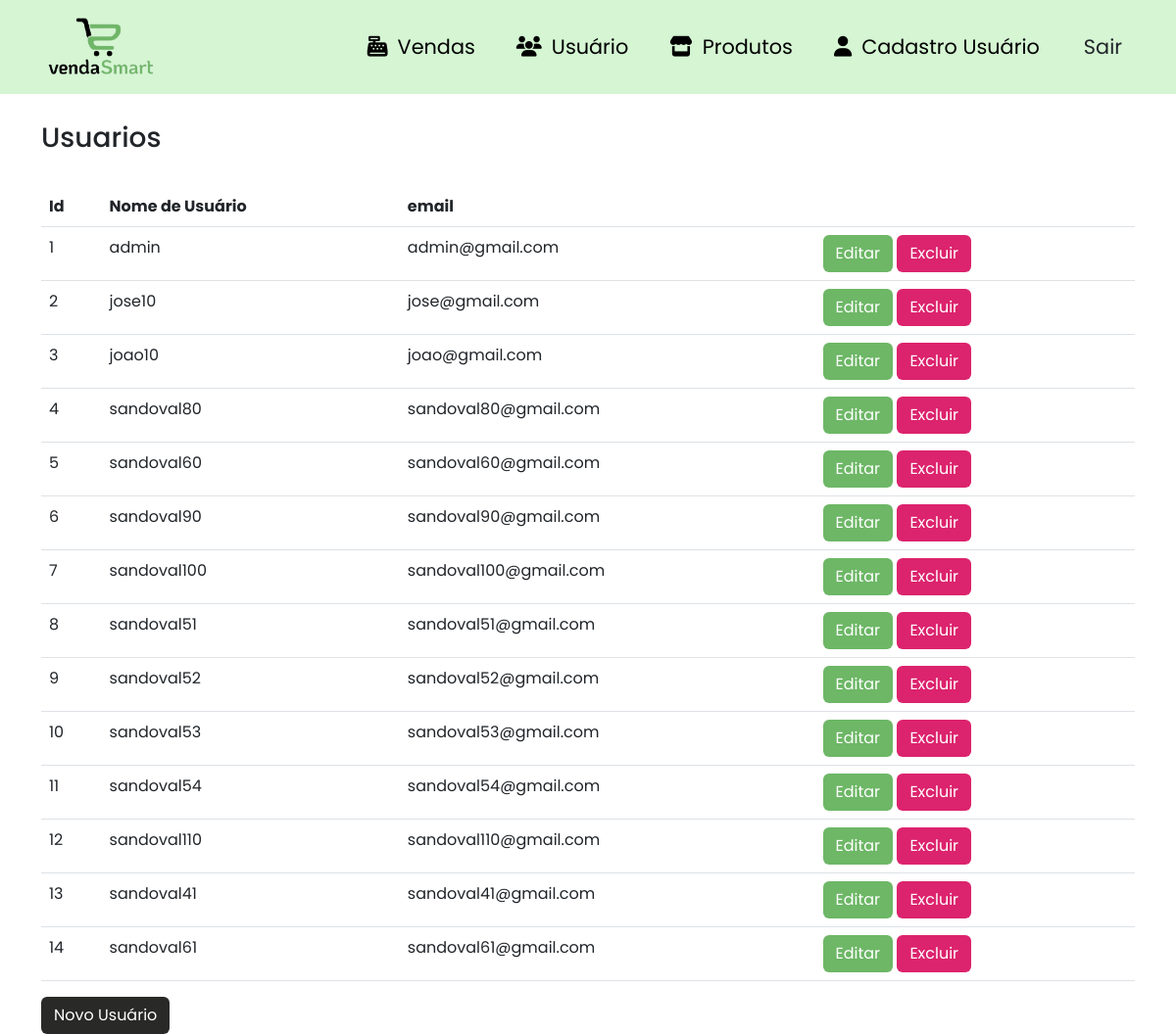
Page /usuarios (signed in) on the earlier database version.
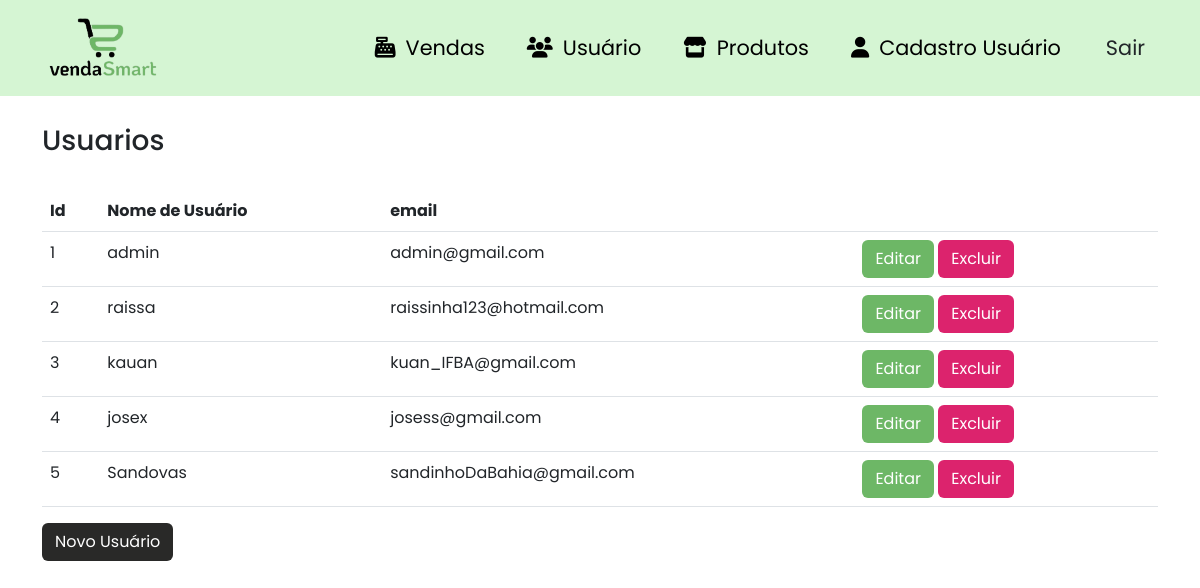
Same page on the later database version.
### site_atividade/models/__init__.py (models this page shows)
class Usuario(database.Model, UserMixin):
    id = database.Column(database.Integer, primary_key=True)
    usuario = database.Column(database.String, nullable=False, unique=True)
    email = database.Column(database.String, nullable=False, unique=True)
    senha = database.Column(database.String, nullable=False)

### site_atividade/routers/__init__.py (the view)
@app.route("/usuarios")
@login_required
def usuarios():
    usuarios = Usuario.query.all()
    form_cadastro_usuario = FormCadastroUsuario()
    return render_template('lista_usuario.html', usuarios=usuarios, form_cadastro_usuario=form_cadastro_usuario)

### site_atividade/models/__init__.py (called while the page is built)
@login_manager.user_loader
def load_usuario(id_usuario):
    return Usuario.query.get(int(id_usuario))

### site_atividade/templates/lista_usuario.html (shortened to what this page needs)
{% extends 'base.html' %}
{% block body %}
        <div class="container theme-showcase" role="main">
            <div class="page-header">
                <br>
                <h3 class="box-title col-md-12">Usuarios</h3>
            </div>
            <br>
            <table class="table table-hover" overflow="scroll">
                <thead>
                    <tr>
                        <th>Id</th>
                        <th>Nome de Usuário</th>
                        <th>email</th>
                        <th> </th>
                    </tr>
                </thead>
                <tbody>
                {% for usuario in usuarios %}
                    <tr data-href="#">
                        </td> <td>{{ usuario.id }}</td>
                        <td>{{ usuario.usuario }}</td>
                        <td>{{ usuario.email }}</td>
                        <td>
                            <a class="btn btn-color1 text-white" href="#">Editar</a>
                            <a class="btn btn-color2 text-white" href="{{ url_for('delete_usuario', id=usuario.id) }}">Excluir</a>
                        </td>
                    </tr>
                {% endfor %}
                </tbody>
            </table>
            <div class="pull-right">
                <button type="button" class="btn btn-color3" data-toggle="modal" data-target="#novoUsuarioModal">
                    Novo Usuário
                </button>
            </div>
        </div>
{% endblock %}

### site_atividade/templates/base.html (shortened to what this page needs)
<html lang="pt-BR">
    <head>
        <link href="https://cdn.jsdelivr.net/npm/bootstrap@5.3.0-alpha3/dist/css/bootstrap.min.css" rel="stylesheet">
        <link rel="stylesheet" href="{{ url_for('static', filename='css/product.css') }}">
        <link rel="stylesheet" href="{{ url_for('static', filename='css/navbar.css') }}">
        <link rel="stylesheet" href="{{ url_for('static', filename='css/style.css') }}">
        <link rel="stylesheet" href="https://cdnjs.cloudflare.com/ajax/libs/font-awesome/6.4.0/css/all.min.css"/>
        <link rel="stylesheet" href="https://cdn.jsdelivr.net/npm/bootstrap-icons@1.10.5/font/bootstrap-icons.css">
    </head>
    <body>
        {% include 'navbar.html' %}
        {% block body %}
        {% endblock %}
    </body>
</html>

### site_atividade/templates/navbar.html (shortened to what this page needs)
<nav class="navbar navbar-expand-lg fixed-top navbar-light">
  <div class="container">
    <a class="navbar-brand" href="#"
      ><img
        id="MDB-logo"
        src="static/image/logo-body7.png"
        alt="vendasSmart"
        draggable="false"
        height="70"
    /></a>
    <div class="collapse navbar-collapse nav-transition" id="navbarSupportedContent">
      <ul class="navbar-nav ms-auto align-items-center">
        {% if current_user.is_authenticated %}
        <li class="nav-item">
          <a class="nav-link mx-2" href="{{ url_for('vendas') }}"><i class="fa-solid fa-cash-register style="color: #000000;"></i>Vendas</a>
        </li>
        <li class="nav-item">
          <a class="nav-link mx-2" href="{{ url_for('usuarios') }}"><i class="fa-solid fa-users" style="color: #000000;"></i>Usuário</a>
        </li>
        <li class="nav-item">
          <a class="nav-link mx-2" href="{{ url_for('produtos') }}"><i class="fa-solid fa-store" style="color: #000000;"></i>Produtos</a>
        </li>
        <li class="nav-item">
          <a class="nav-link mx-2" href="{{ url_for('cadastro_usuario') }}"><i class="fa-solid fa-user" style="color: #000000;"></i>Cadastro Usuário</a>
        </li>
        <li class="nav-item ms-3">
            <a class="btn btn-black btn-rounded" href="{{ url_for('logout') }}">Sair</a>
          </li>
        {% else %}
        <li class="nav-item">
          <a class="nav-link mx-2" href="{{ url_for('login') }}"><i class="fas fa-heart pe-2"></i>Login</a>
        </li>
        {% endif %}
      </ul>
    </div>
  </div>
</nav>

### site_atividade/static/css/navbar.css (style rules this page uses)
.navbar-light .navbar-nav .nav-link { color: #000; }
.navbar { background-color: #D5F5D3; }
.collapse > ul > li > a { font-size: 1.3em; }
i { padding: 10px; }

### site_atividade/static/css/style.css (style rules this page uses)
body { padding-top: 100px; font-family: 'Poppins', sans-serif; }
.btn-color1 { background-color: #6DB766; transition: .5s; }
.btn-color2 { background-color: #DC236D; transition: .5s; }
.btn-color3 { background-color: #292928; transition: .5s; color: #fff; }

Differences in the rows shown:
removed Usuario: id "6", usuario "sandoval90", email "sandoval90@gmail.com"
removed Usuario: id "7", usuario "sandoval100", email "sandoval100@gmail.com"
removed Usuario: id "8", usuario "sandoval51", email "sandoval51@gmail.com"
removed Usuario: id "9", usuario "sandoval52", email "sandoval52@gmail.com"
removed Usuario: id "10", usuario "sandoval53", email "sandoval53@gmail.com"
removed Usuario: id "11", usuario "sandoval54", email "sandoval54@gmail.com"
removed Usuario: id "12", usuario "sandoval110", email "sandoval110@gmail.com"
removed Usuario: id "13", usuario "sandoval41", email "sandoval41@gmail.com"
removed Usuario: id "14", usuario "sandoval61", email "sandoval61@gmail.com"
changed Usuario id 2: usuario "jose10" → "raissa"; email "jose@gmail.com" → "raissinha123@hotmail.com"
changed Usuario id 3: usuario "joao10" → "kauan"; email "joao@gmail.com" → "kuan_IFBA@gmail.com"
changed Usuario id 4: usuario "sandoval80" → "josex"; email "sandoval80@gmail.com" → "josess@gmail.com"
changed Usuario id 5: usuario "sandoval60" → "Sandovas"; email "sandoval60@gmail.com" → "sandinhoDaBahia@gmail.com"
